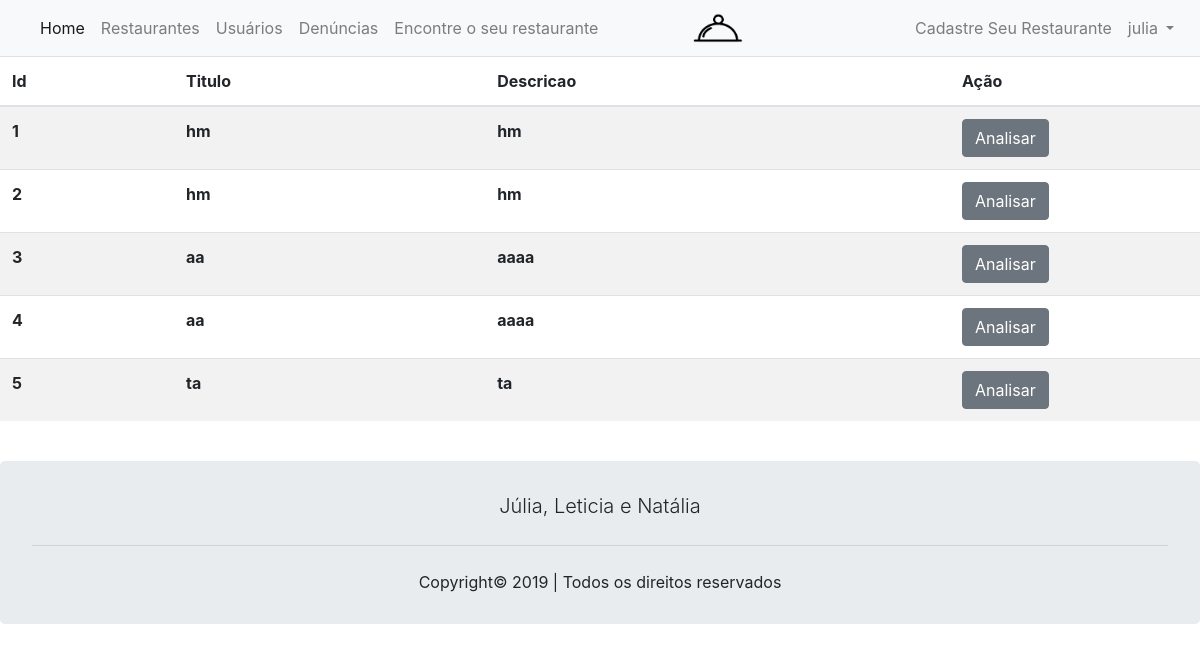
/buscar_denuncias.php (signed in), run on the app's committed database.
### tables this page shows
CREATE TABLE `denuncia` (
  `id` int(11) NOT NULL,
  `titulo` varchar(80) NOT NULL,
  `descricao` varchar(255) NOT NULL,
  `id_rest` int(11) NOT NULL,
  `id_user` int(11) NOT NULL
);

### buscar_denuncias.php (the view, shortened to what this page needs)
<?php
if(empty($_SESSION['nome'])){
    header("Location: not-found.php");
} else{
    include ("cabecalho_logado.php");
    ?>
    <!DOCTYPE html>
    <html lang="pt-br">
    <head>
        <link rel="stylesheet" href="assets/css/bootstrap.min.css">
        <link rel="stylesheet" href="assets/css/Bootstrap/bootstrap.min.css">
        <link rel="stylesheet" href="https://stackpath.bootstrapcdn.com/bootstrap/4.1.3/css/bootstrap.min.css">
    </head>
    <body>
        <table class="table table-striped">
            <thead>
                <tr>
                    <th scope="col">Id</th>
                    <th scope="col">Titulo</th>
                    <th scope="col">Descricao</th>
                    <th scope="col">Ação</th>
                </tr>
            </thead>
            <tbody>
                <?php
                $pdo = Banco::conectar();
                $sql = 'SELECT * FROM denuncia ORDER BY id ASC';
                foreach($pdo->query($sql)as $row)
                {
                    echo '<tr>';
                    echo '<th scope="row">'. $row['id'] . '</th>';
                    echo '<th scope="row">'. $row['titulo'] . '</th>';
                    echo '<th scope="row">'. $row['descricao'] . '</th>';
                    echo "<td width=250>";
                    echo '<a class="btn btn-secondary" href="read_denuncia.php?id='.$row['id'].'">Analisar</a>';
                    echo '</td>';
                    echo '</tr>';
                }
                ?>
            </tbody>
        </table>
</body>
</html>
<?php
}
include ("rodape.php");
?>

### data on the page
denuncia: id "1", titulo "hm", descricao "hm"
denuncia: id "2", titulo "hm", descricao "hm"
denuncia: id "3", titulo "aa", descricao "aaaa"
denuncia: id "4", titulo "aa", descricao "aaaa"
denuncia: id "5", titulo "ta", descricao "ta"

### other printed values
$_SESSION['nome'] "julia"
